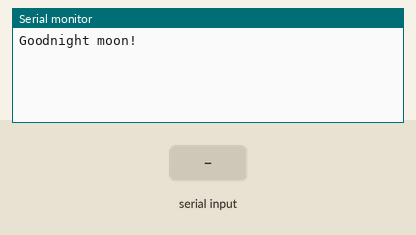
This sketch was run on a simulated Arduino Uno, built with avr-gcc and run on an emulated ATmega328P. Parts: the last lines printed to the serial monitor. The test bench sets the inputs (shaded band).

Above: at 1.2 s.
1.3 s: "1" received over the second serial link
At 2.5 s:
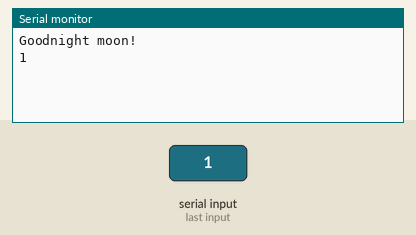
2.8 s: "0" received over the second serial link
At 3.8 s:
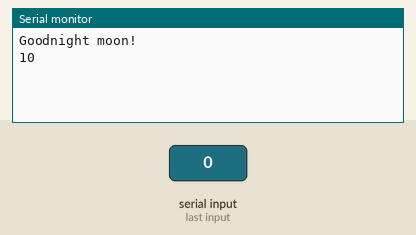

Measured:
- after the input at 1.3 s, the serial monitor: prints a new line at once (image 1)
- after the input at 2.8 s, the serial monitor: prints a new line at once (image 2)

The sketch:

Bluetooth_Lesson2_HC05_fullATmode.ino
```cpp
#include<SoftwareSerial.h>
SoftwareSerial mySerial(11, 12);       //TXD11  RXD12
void setup() {
  Serial.begin(9600);
  while (!Serial) {
    ;
  }
  Serial.println("Goodnight moon!");
  mySerial.begin(38400);
  mySerial.println("Hello, world?");
}
void loop() {
  if (mySerial.available()) {
    Serial.write(mySerial.read());
  }
  if (Serial.available()) {
    mySerial.write(Serial.read());
  }
}
```
